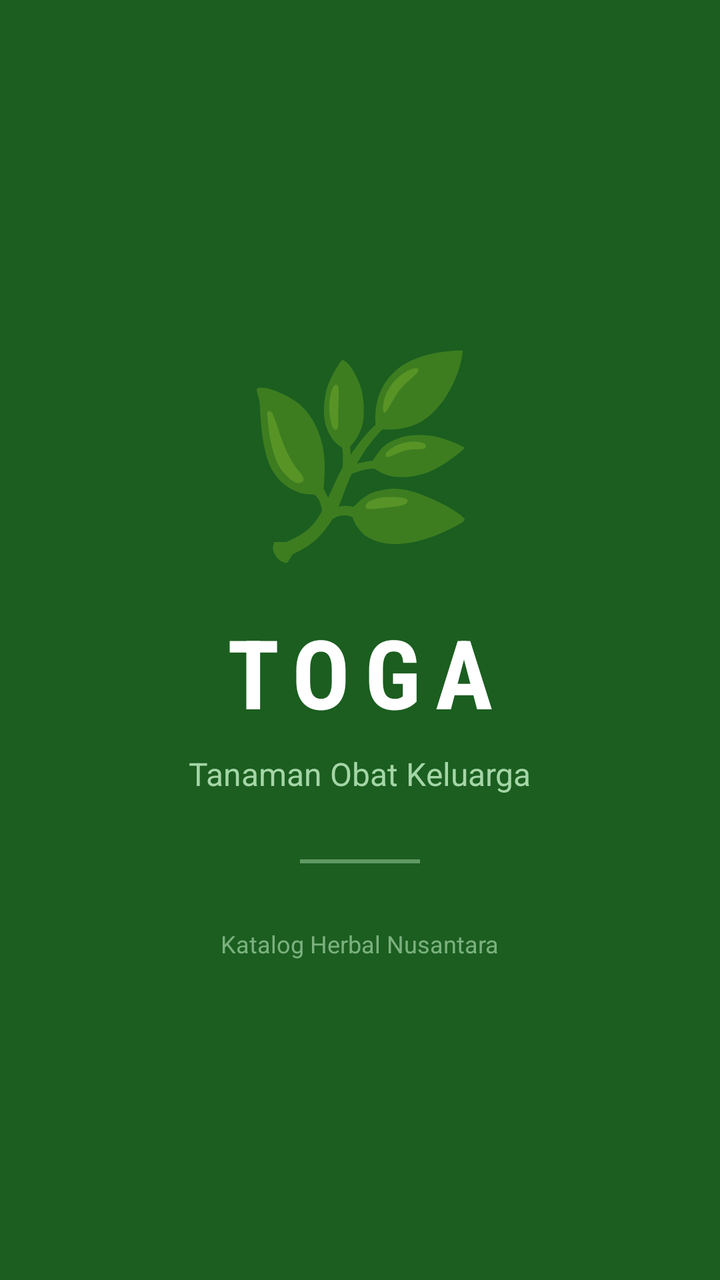
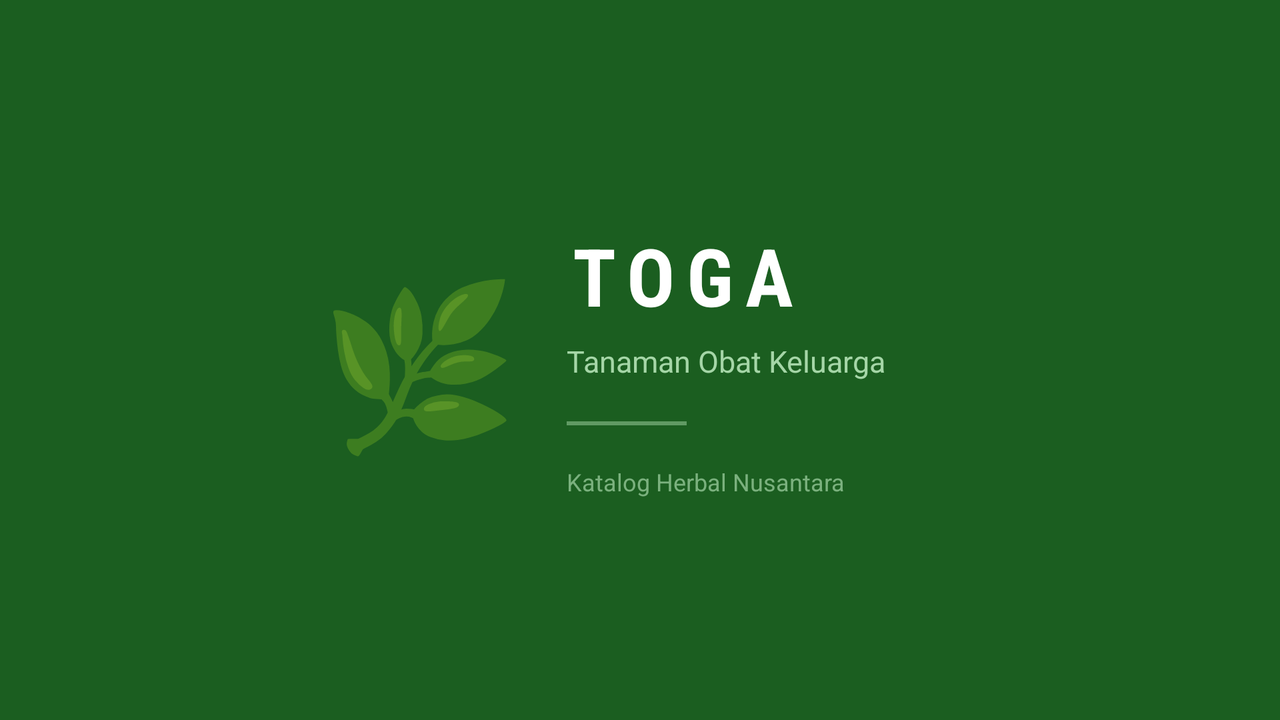

Two renders of one Android screen. The first uses the default layout on a phone; the second uses the alternative layout the repository ships for a different screen configuration, on a matching device. The two XML files are below.
<!-- AndroidManifest.xml: activity theme Theme.TOGA -->
<!-- res/layout/activity_splash.xml -->
<?xml version="1.0" encoding="utf-8"?>
<LinearLayout xmlns:android="http://schemas.android.com/apk/res/android"
    android:layout_width="match_parent"
    android:layout_height="match_parent"
    android:orientation="vertical"
    android:gravity="center"
    android:background="@color/green_dark"
    android:padding="40dp"
    android:fitsSystemWindows="true">

    <TextView
        android:layout_width="wrap_content"
        android:layout_height="wrap_content"
        android:text="@string/splash_emoji"
        android:textSize="96sp" />

    <TextView
        android:layout_width="wrap_content"
        android:layout_height="wrap_content"
        android:text="@string/app_name"
        android:textColor="@color/white"
        android:textSize="48sp"
        android:textStyle="bold"
        android:fontFamily="sans-serif-condensed"
        android:letterSpacing="0.15"
        android:layout_marginTop="16dp" />

    <TextView
        android:layout_width="wrap_content"
        android:layout_height="wrap_content"
        android:text="@string/splash_subtitle"
        android:textColor="@color/green_light"
        android:textSize="16sp"
        android:fontFamily="sans-serif"
        android:layout_marginTop="8dp" />

    <View
        android:layout_width="60dp"
        android:layout_height="2dp"
        android:background="@color/green_light"
        android:alpha="0.5"
        android:layout_marginTop="32dp"
        android:layout_marginBottom="32dp" />

    <TextView
        android:layout_width="wrap_content"
        android:layout_height="wrap_content"
        android:text="@string/splash_tagline"
        android:textColor="@color/green_light"
        android:textSize="12sp"
        android:alpha="0.7" />

</LinearLayout>
<!-- resources referenced by this layout -->
<resources>
  <color name="green_dark">#1B5E20</color>
  <color name="green_light">#A5D6A7</color>
  <color name="white">#FFFFFF</color>
  <string name="app_name">TOGA</string>
  <string name="splash_emoji">🌿</string>
  <string name="splash_subtitle">Tanaman Obat Keluarga</string>
  <string name="splash_tagline">Katalog Herbal Nusantara</string>
  <style name="Theme.TOGA" parent="Theme.MaterialComponents.DayNight.DarkActionBar">
          <item name="colorPrimary">@color/green_dark</item>
          <item name="colorPrimaryVariant">@color/green_medium</item>
          <item name="colorOnPrimary">@color/white</item>
          <item name="colorSecondary">@color/green_accent</item>
          <item name="colorSecondaryVariant">@color/green_light</item>
          <item name="colorOnSecondary">@color/white</item>
          <item name="android:statusBarColor" tools:targetApi="l">@color/green_dark</item>
          <item name="android:windowLightStatusBar" tools:targetApi="m">false</item>
  
          <item name="windowActionBar">false</item>
          <item name="windowNoTitle">true</item>
      </style>
  <color name="green_medium">#388E3C</color>
  <color name="green_accent">#66BB6A</color>
</resources>
<!-- res/layout-land/activity_splash.xml (the repository's variant of the layout above) -->
<!-- drawn on the phone turned sideways -->
<?xml version="1.0" encoding="utf-8"?>
<LinearLayout xmlns:android="http://schemas.android.com/apk/res/android"
    android:layout_width="match_parent"
    android:layout_height="match_parent"
    android:orientation="horizontal"
    android:gravity="center"
    android:background="@color/green_dark"
    android:padding="40dp">

    <LinearLayout
        android:layout_width="0dp"
        android:layout_height="wrap_content"
        android:layout_weight="1"
        android:orientation="vertical"
        android:gravity="center_vertical|end">

        <TextView
            android:layout_width="wrap_content"
            android:layout_height="wrap_content"
            android:text="@string/splash_emoji"
            android:textSize="80sp"
            android:layout_marginEnd="24dp" />

    </LinearLayout>

    <LinearLayout
        android:layout_width="0dp"
        android:layout_height="wrap_content"
        android:layout_weight="1"
        android:orientation="vertical"
        android:gravity="center_vertical">

        <TextView
            android:layout_width="wrap_content"
            android:layout_height="wrap_content"
            android:text="@string/app_name"
            android:textColor="@color/white"
            android:textSize="40sp"
            android:textStyle="bold"
            android:fontFamily="sans-serif-condensed"
            android:letterSpacing="0.15" />

        <TextView
            android:layout_width="wrap_content"
            android:layout_height="wrap_content"
            android:text="@string/splash_subtitle"
            android:textColor="@color/green_light"
            android:textSize="15sp"
            android:fontFamily="sans-serif"
            android:layout_marginTop="6dp" />

        <View
            android:layout_width="60dp"
            android:layout_height="2dp"
            android:background="@color/green_light"
            android:alpha="0.5"
            android:layout_marginTop="20dp"
            android:layout_marginBottom="20dp" />

        <TextView
            android:layout_width="wrap_content"
            android:layout_height="wrap_content"
            android:text="@string/splash_tagline"
            android:textColor="@color/green_light"
            android:textSize="12sp"
            android:alpha="0.7" />

    </LinearLayout>

    <View
        android:layout_width="0dp"
        android:layout_height="0dp"
        android:layout_weight="0.3" />

</LinearLayout>
